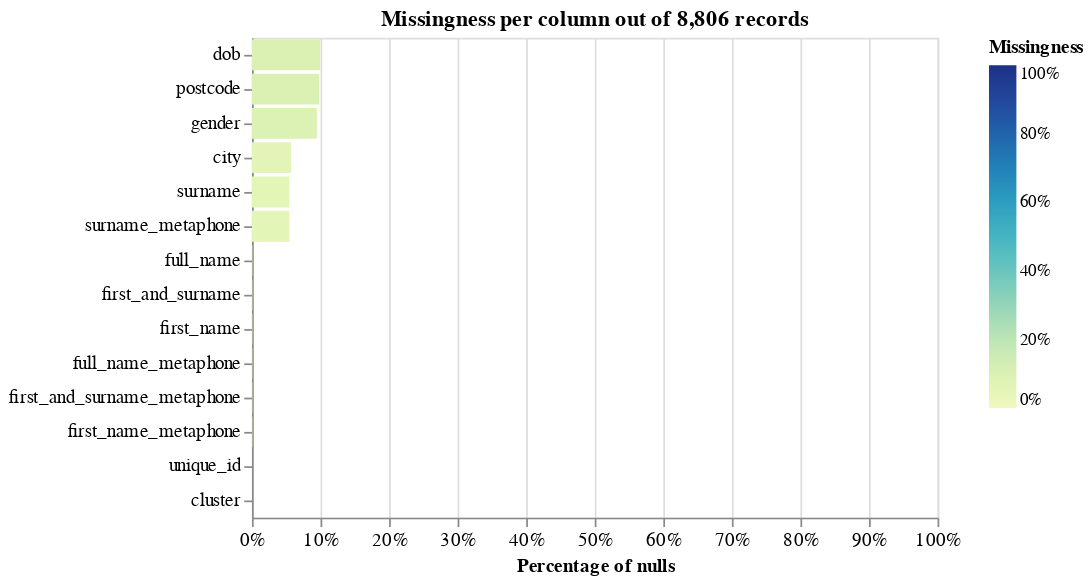

The code cell stored with this chart in its notebook:
### Code cell
person_linker.missingness_chart()

### Figure 1 — Vega-Lite specification as saved in the notebook (floating-point values rounded to 4 significant figures)
{"config": {"view": {"continuousWidth": 400, "continuousHeight": 300}, "axis": {"labelFontSize": 11}}, "layer": [{"mark": "bar", "encoding": {"color": {"field": "null_proportion", "legend": {"format": ".0%", "offset": 30}, "scale": {"domain": [0, 1], "range": "heatmap"}, "title": "Missingness", "type": "quantitative"}, "tooltip": [{"field": "column_name", "title": "Column", "type": "nominal"}, {"field": "null_count", "format": ",.0f", "title": "Count of nulls", "type": "quantitative"}, {"field": "null_proportion", "format": ".2%", "title": "Percentage of nulls", "type": "quantitative"}, {"field": "total_record_count", "format": ",.0f", "title": "Total record count", "type": "quantitative"}], "x": {"axis": {"format": "%", "labelAlign": "center", "title": "Percentage of nulls"}, "field": "null_proportion", "scale": {"domain": [0, 1]}, "type": "quantitative"}, "y": {"axis": {"title": ""}, "field": "column_name", "sort": "-x", "type": "nominal"}}, "title": "Missingness per column out of 8,806 records"}], "data": {"values": [{"null_proportion": 0.0, "null_count": 0, "total_record_count": 8806, "column_name": "unique_id"}, {"null_proportion": 0.05723, "null_count": 504, "total_record_count": 8806, "column_name": "city"}, {"null_proportion": 0.09823, "null_count": 865, "total_record_count": 8806, "column_name": "postcode"}, {"null_proportion": 0.0005678, "null_count": 5, "total_record_count": 8806, "column_name": "full_name"}, {"null_proportion": 0.0005678, "null_count": 5, "total_record_count": 8806, "column_name": "first_and_surname"}, {"null_proportion": 0.0005678, "null_count": 5, "total_record_count": 8806, "column_name": "first_name"}, {"null_proportion": 0.05439, "null_count": 479, "total_record_count": 8806, "column_name": "surname"}, {"null_proportion": 0.09959, "null_count": 877, "total_record_count": 8806, "column_name": "dob"}, {"null_proportion": 0.09459, "null_count": 833, "total_record_count": 8806, "column_name": "gender"}, {"null_proportion": 0.0, "null_count": 0, "total_record_count": 8806, "column_name": "cluster"}, {"null_proportion": 0.0005678, "null_count": 5, "total_record_count": 8806, "column_name": "full_name_metaphone"}, {"null_proportion": 0.0005678, "null_count": 5, "total_record_count": 8806, "column_name": "first_and_surname_metaphone"}, {"null_proportion": 0.0005678, "null_count": 5, "total_record_count": 8806, "column_name": "first_name_metaphone"}, {"null_proportion": 0.05439, "null_count": 479, "total_record_count": 8806, "column_name": "surname_metaphone"}], "name": "data-0e7bce5a1d2f132e282789d6ef7780fe"}, "title": "", "$schema": "https://vega.github.io/schema/vega-lite/v5.9.3.json"}
